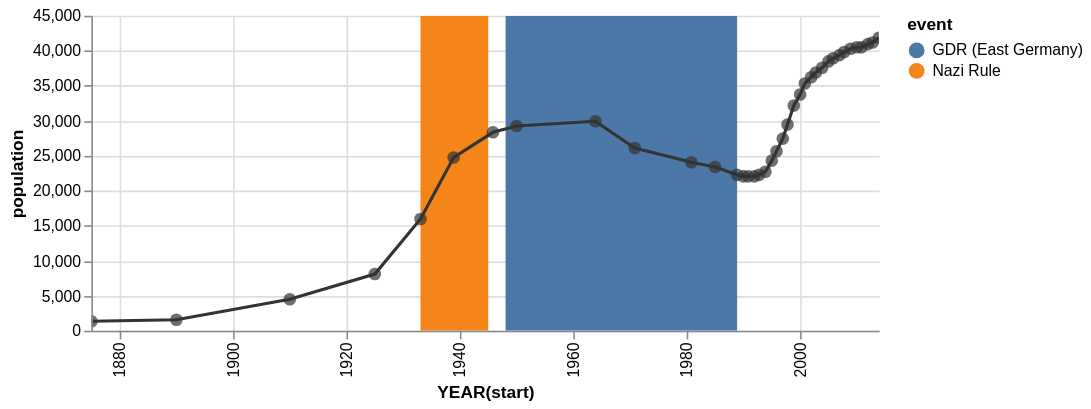

Here is the Vega-Lite specification saved for this chart:
### Vega specification from a JSON file in a GitHub repository (floating-point values rounded to 4 significant figures)
{"$schema": "http://vega.github.io/schema/vega/v3.0.json", "description": "The population of the German city of Falkensee over time", "autosize": "pad", "padding": 5, "encode": {"update": {"fill": {"value": "transparent"}}}, "data": [{"name": "source_0", "values": [{"year": "1875", "population": 1309}, {"year": "1890", "population": 1558}, {"year": "1910", "population": 4512}, {"year": "1925", "population": 8180}, {"year": "1933", "population": 15915}, {"year": "1939", "population": 24824}, {"year": "1946", "population": 28275}, {"year": "1950", "population": 29189}, {"year": "1964", "population": 29881}, {"year": "1971", "population": 26007}, {"year": "1981", "population": 24029}, {"year": "1985", "population": 23340}, {"year": "1989", "population": 22307}, {"year": "1990", "population": 22087}, {"year": "1991", "population": 22139}, {"year": "1992", "population": 22105}, {"year": "1993", "population": 22242}, {"year": "1994", "population": 22801}, {"year": "1995", "population": 24273}, {"year": "1996", "population": 25640}, {"year": "1997", "population": 27393}, {"year": "1998", "population": 29505}, {"year": "1999", "population": 32124}, {"year": "2000", "population": 33791}, {"year": "2001", "population": 35297}, {"year": "2002", "population": 36179}, {"year": "2003", "population": 36829}, {"year": "2004", "population": 37493}, {"year": "2005", "population": 38376}, {"year": "2006", "population": 39008}, {"year": "2007", "population": 39366}, {"year": "2008", "population": 39821}, {"year": "2009", "population": 40179}, {"year": "2010", "population": 40511}, {"year": "2011", "population": 40465}, {"year": "2012", "population": 40905}, {"year": "2013", "population": 41258}, {"year": "2014", "population": 41777}]}, {"name": "source_1", "values": [{"start": "1933", "end": "1945", "event": "Nazi Rule"}, {"start": "1948", "end": "1989", "event": "GDR (East Germany)"}]}, {"name": "data_0", "source": "source_0", "transform": [{"type": "formula", "expr": "timeParse(datum[\"year\"],'%Y')", "as": "year"}]}, {"name": "data_1", "source": "data_0", "transform": [{"type": "formula", "expr": "toDate(datum[\"year\"])", "as": "year"}, {"type": "formula", "expr": "toNumber(datum[\"population\"])", "as": "population"}, {"type": "filter", "expr": "datum[\"year\"] !== null && !isNaN(datum[\"year\"]) && datum[\"population\"] !== null && !isNaN(datum[\"population\"])"}, {"type": "formula", "as": "year_year", "expr": "datetime(year(datum[\"year\"]), 0, 1, 0, 0, 0, 0)"}, {"type": "collect", "sort": {"field": "year_year", "order": "descending"}}]}, {"name": "data_2", "source": "data_0", "transform": [{"type": "formula", "expr": "toDate(datum[\"year\"])", "as": "year"}, {"type": "formula", "expr": "toNumber(datum[\"population\"])", "as": "population"}, {"type": "filter", "expr": "datum[\"year\"] !== null && !isNaN(datum[\"year\"]) && datum[\"population\"] !== null && !isNaN(datum[\"population\"])"}, {"type": "formula", "as": "year_year", "expr": "datetime(year(datum[\"year\"]), 0, 1, 0, 0, 0, 0)"}]}, {"name": "data_3", "source": "source_1", "transform": [{"type": "formula", "expr": "timeParse(datum[\"start\"],'%Y')", "as": "start"}, {"type": "formula", "expr": "timeParse(datum[\"end\"],'%Y')", "as": "end"}, {"type": "filter", "expr": "datum[\"start\"] !== null && !isNaN(datum[\"start\"]) && datum[\"end\"] !== null && !isNaN(datum[\"end\"])"}, {"type": "formula", "as": "year_start", "expr": "datetime(year(datum[\"start\"]), 0, 1, 0, 0, 0, 0)"}, {"type": "formula", "as": "year_end", "expr": "datetime(year(datum[\"end\"]), 0, 1, 0, 0, 0, 0)"}]}], "signals": [{"name": "width", "update": "max(layer_0_width, layer_1_width)"}, {"name": "height", "update": "max(layer_0_height, layer_1_height)"}, {"name": "layer_0_width", "update": "500"}, {"name": "layer_0_height", "update": "200"}, {"name": "layer_1_width", "update": "max(layer_1_layer_0_width, layer_1_layer_1_width)"}, {"name": "layer_1_height", "update": "max(layer_1_layer_0_height, layer_1_layer_1_height)"}, {"name": "layer_1_layer_0_width", "update": "500"}, {"name": "layer_1_layer_0_height", "update": "200"}, {"name": "layer_1_layer_1_width", "update": "500"}, {"name": "layer_1_layer_1_height", "update": "200"}], "marks": [{"name": "layer_0_marks", "type": "rect", "from": {"data": "data_3"}, "encode": {"update": {"x": {"scale": "x", "field": "year_start"}, "x2": {"scale": "x", "field": "year_end"}, "y": {"value": 0}, "y2": {"field": {"group": "height"}}, "fill": {"scale": "color", "field": "event"}}}, "clip": true}, {"name": "layer_1_layer_0_marks", "type": "line", "from": {"data": "data_1"}, "encode": {"update": {"x": {"scale": "x", "field": "year_year"}, "y": {"scale": "y", "field": "population"}, "stroke": {"value": "#333"}}}, "clip": true}, {"name": "layer_1_layer_1_marks", "type": "symbol", "role": "pointOverlay", "from": {"data": "data_2"}, "encode": {"update": {"x": {"scale": "x", "field": "year_year"}, "y": {"scale": "y", "field": "population"}, "fill": {"value": "#333"}, "opacity": {"value": 0.7}}}, "clip": true}], "scales": [{"name": "x", "type": "time", "domain": {"fields": [{"data": "data_3", "field": "year_start"}, {"data": "data_3", "field": "year_end"}, {"data": "data_1", "field": "year_year"}, {"data": "data_2", "field": "year_year"}], "sort": true}, "range": [0, 500], "round": true, "nice": "year"}, {"name": "color", "type": "ordinal", "domain": {"data": "data_3", "field": "event", "sort": true}, "range": "category"}, {"name": "y", "type": "linear", "domain": {"fields": [{"data": "data_1", "field": "population"}, {"data": "data_2", "field": "population"}], "sort": true}, "range": [200, 0], "round": true, "nice": true, "zero": true}], "axes": [{"scale": "x", "orient": "bottom", "tickCount": 5, "title": "YEAR(start)", "zindex": 1, "encode": {"labels": {"update": {"text": {"signal": "timeFormat(datum.value, '%Y')"}, "angle": {"value": 270}, "align": {"value": "right"}, "baseline": {"value": "middle"}}}}}, {"scale": "x", "domain": false, "grid": true, "labels": false, "orient": "bottom", "tickCount": 5, "ticks": false, "zindex": 0}, {"scale": "y", "orient": "left", "title": "population", "zindex": 1}, {"scale": "y", "domain": false, "grid": true, "labels": false, "orient": "left", "ticks": false, "zindex": 0, "gridScale": "x"}], "legends": [{"fill": "color", "title": "event"}]}
